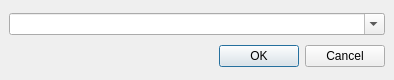
<ui version="4.0" >
 <class>AddUrlDialog</class>
 <widget class="QDialog" name="AddUrlDialog" >
  <property name="geometry" >
   <rect>
    <x>0</x>
    <y>0</y>
    <width>394</width>
    <height>80</height>
   </rect>
  </property>
  <property name="windowTitle" >
   <string>Enter URL to add</string>
  </property>
  <layout class="QVBoxLayout" >
   <property name="margin" >
    <number>9</number>
   </property>
   <property name="spacing" >
    <number>6</number>
   </property>
   <item>
    <widget class="QComboBox" name="urlComboBox" >
     <property name="editable" >
      <bool>true</bool>
     </property>
    </widget>
   </item>
   <item>
    <widget class="QDialogButtonBox" name="buttonBox" >
     <property name="orientation" >
      <enum>Qt::Horizontal</enum>
     </property>
     <property name="standardButtons" >
      <set>QDialogButtonBox::Cancel|QDialogButtonBox::NoButton|QDialogButtonBox::Ok</set>
     </property>
    </widget>
   </item>
  </layout>
 </widget>
 <resources/>
 <connections>
  <connection>
   <sender>buttonBox</sender>
   <signal>accepted()</signal>
   <receiver>AddUrlDialog</receiver>
   <slot>accept()</slot>
   <hints>
    <hint type="sourcelabel" >
     <x>248</x>
     <y>254</y>
    </hint>
    <hint type="destinationlabel" >
     <x>157</x>
     <y>274</y>
    </hint>
   </hints>
  </connection>
  <connection>
   <sender>buttonBox</sender>
   <signal>rejected()</signal>
   <receiver>AddUrlDialog</receiver>
   <slot>reject()</slot>
   <hints>
    <hint type="sourcelabel" >
     <x>316</x>
     <y>260</y>
    </hint>
    <hint type="destinationlabel" >
     <x>286</x>
     <y>274</y>
    </hint>
   </hints>
  </connection>
 </connections>
</ui>
